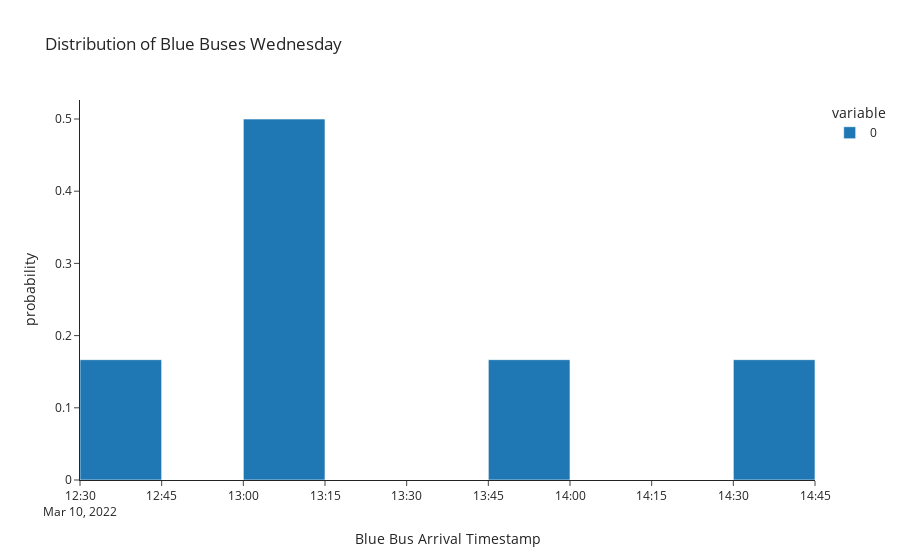

Here is the notebook cell this chart was saved with:
### Code cell
fig=px.histogram(tuesday_timestamp,nbins=10,histnorm="probability",title="Distribution of Blue Buses Wednesday",
             labels={"value":"Blue Bus Arrival Timestamp"},template="simple_white")
fig.show()

### Figure 1 — Plotly figure (JSON) as saved in the notebook; plotly's stock layout.template omitted (floating-point values rounded to 4 significant figures)
{"data": [{"alignmentgroup": "True", "bingroup": "x", "histnorm": "probability", "hovertemplate": "variable=0<br>Blue Bus Arrival Timestamp=%{x}<br>probability=%{y}<extra></extra>", "legendgroup": "0", "marker": {"color": "#1F77B4", "pattern": {"shape": ""}}, "name": "0", "nbinsx": 10, "offsetgroup": "0", "orientation": "v", "showlegend": true, "type": "histogram", "x": ["2022-03-10T12:32:55.112500", "2022-03-10T13:11:47.216667", "2022-03-10T13:11:51.750397", "2022-03-10T13:11:51.750397", "2022-03-10T13:57:01.164356", "2022-03-10T14:31:46.633333"], "xaxis": "x", "yaxis": "y"}], "layout": {"barmode": "relative", "legend": {"title": {"text": "variable"}, "tracegroupgap": 0}, "title": {"text": "Distribution of Blue Buses Wednesday"}, "xaxis": {"anchor": "y", "domain": [0, 1], "title": {"text": "Blue Bus Arrival Timestamp"}}, "yaxis": {"anchor": "x", "domain": [0, 1], "title": {"text": "probability"}}}}
